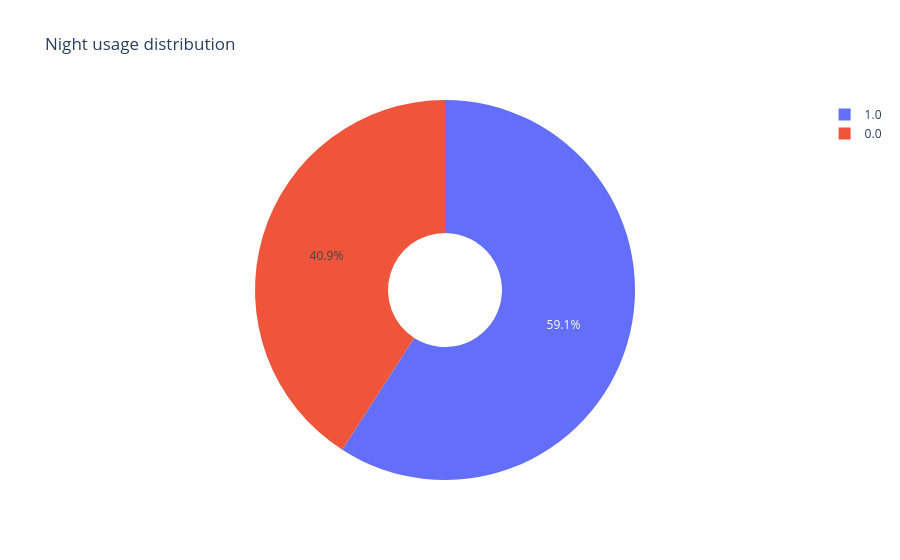

Here is the notebook cell this chart was saved with:
### Code cell
fig = px.pie(nightusage_count, values="count", names="night_usage", hole=0.3,title="Night usage distribution")
fig.show()

### Figure 1 — Plotly figure (JSON) as saved in the notebook; plotly's stock layout.template omitted (floating-point values rounded to 4 significant figures)
{"data": [{"domain": {"x": [0, 1], "y": [0, 1]}, "hole": 0.3, "hovertemplate": "night_usage=%{label}<br>count=%{value}<extra></extra>", "labels": ["1.0", "0.0"], "legendgroup": "", "name": "", "showlegend": true, "type": "pie", "values": [5909, 4091]}], "layout": {"legend": {"tracegroupgap": 0}, "title": {"text": "Night usage distribution"}}}
